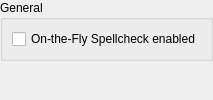
<?xml version="1.0" encoding="UTF-8"?>
<ui version="4.0">
 <class>SpellCheckConfigWidget</class>
 <widget class="QWidget" name="SpellCheckConfigWidget">
  <layout class="QVBoxLayout">
   <property name="margin">
    <number>0</number>
   </property>
   <item>
    <widget class="QGroupBox" name="gbGeneral">
     <property name="title">
      <string>General</string>
     </property>
     <layout class="QVBoxLayout">
      <item>
       <widget class="QCheckBox" name="chkOnTheFlySpellCheckEnabled">
        <property name="text">
         <string>On-the-Fly Spellcheck enabled</string>
        </property>
       </widget>
      </item>
     </layout>
    </widget>
   </item>
   <item>
    <spacer>
     <property name="orientation">
      <enum>Qt::Vertical</enum>
     </property>
     <property name="sizeHint" stdset="0">
      <size>
       <width>0</width>
       <height>1</height>
      </size>
     </property>
    </spacer>
   </item>
  </layout>
 </widget>
 <resources/>
 <connections/>
</ui>
